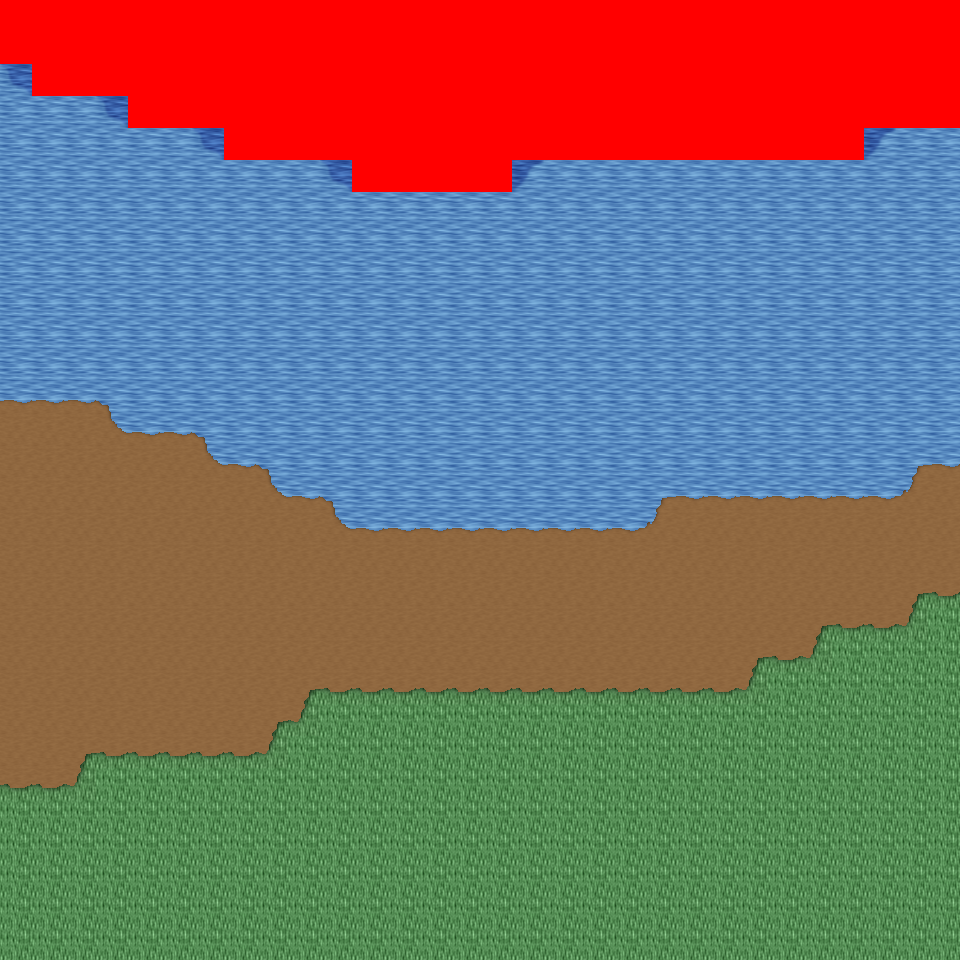

Rendered tile map (Tiled .tmx) drawn with the repository's tilesets; below, a short description and the map source with its tile grids summarised:
An orthogonal 30x30 tile map with 32x32 px tiles, 6 tile layers (Ground, Object, Object2, Above, ...), 10 tilesets and 3 objects (3x mapExit).

<map version="1.0" orientation="orthogonal" renderorder="right-down" width="30" height="30" tilewidth="32" tileheight="32" nextobjectid="4">
  <tileset firstgid="1" name="tileset_logic_collision" tilewidth="32" tileheight="32" tilecount="1" columns="1">
    <image source="../drawable/tileset_logic_collision.png" width="32" height="32" />
  </tileset>
  <tileset firstgid="2" name="tileset_ground_ground" tilewidth="32" tileheight="32" tilecount="33" columns="3">
    <image source="../drawable/tileset_ground_ground.png" width="96" height="352" />
  </tileset>
  <tileset firstgid="35" name="tileset_ground_earth_edges" tilewidth="32" tileheight="32" tilecount="18" columns="6">
    <image source="../drawable/tileset_ground_earth_edges.png" width="192" height="96" />
  </tileset>
  <tileset firstgid="53" name="tileset_ground_grass_corners" tilewidth="32" tileheight="32" tilecount="24" columns="6">
    <image source="../drawable/tileset_ground_grass_corners.png" width="192" height="128" />
  </tileset>
  <tileset firstgid="77" name="tileset_ground_grass_edges" tilewidth="32" tileheight="32" tilecount="36" columns="12">
    <image source="../drawable/tileset_ground_grass_edges.png" width="384" height="96" />
  </tileset>
  <tileset firstgid="113" name="tileset_ground_water_pool" tilewidth="32" tileheight="32" tilecount="72" columns="3">
    <image source="../drawable/tileset_ground_water_pool.png" width="96" height="768" />
  </tileset>
  <tileset firstgid="185" name="tileset_ground_ridge_earth_pale" tilewidth="32" tileheight="32" tilecount="96" columns="12">
    <image source="../drawable/tileset_ground_ridge_earth_pale.png" width="384" height="256" />
  </tileset>
  <tileset firstgid="281" name="tileset_ground_ridge_earth_dark" tilewidth="32" tileheight="32" tilecount="96" columns="12">
    <image source="../drawable/tileset_ground_ridge_earth_dark.png" width="384" height="256" />
  </tileset>
  <tileset firstgid="377" name="tileset_plant_stump_stump_vertical" tilewidth="32" tileheight="32" tilecount="1" columns="1">
    <image source="../drawable/tileset_plant_stump_stump_vertical.png" width="32" height="32" />
  </tileset>
  <tileset firstgid="378" name="tileset_plant_tree_tree_darkgreen" tilewidth="32" tileheight="32" tilecount="88" columns="8">
    <image source="../drawable/tileset_plant_tree_tree_darkgreen.png" width="256" height="352" />
  </tileset>
  <layer name="Ground" width="30" height="30">
    <data>[900 cells, 900 non-empty, 7 distinct tile ids]</data>
  </layer>
  <layer name="Object" width="30" height="30">
    <data>[900 cells, 72 non-empty, 8 distinct tile ids]</data>
  </layer>
  <layer name="Object2" width="30" height="30">
    <data>[900 cells, 0 non-empty, 0 distinct tile ids]</data>
  </layer>
  <layer name="Above" width="30" height="30">
    <data>[900 cells, 0 non-empty, 0 distinct tile ids]</data>
  </layer>
  <layer name="Above2" width="30" height="30">
    <data>[900 cells, 0 non-empty, 0 distinct tile ids]</data>
  </layer>
  <layer name="Walkable" width="30" height="30">
    <data>[900 cells, 140 non-empty, 1 distinct tile ids]</data>
  </layer>
  <objectgroup name="MapEvents">
    <object id="1" name="south" type="mapExit" x="0" y="928" width="960" height="32">
      <properties>
        <property name="map" value="level_0_x2_y78" />
        <property name="x" value="0" />
        <property name="y" value="1" />
      </properties>
    </object>
    <object id="2" name="west" type="mapExit" x="0" y="64" width="32" height="896">
      <properties>
        <property name="map" value="level_0_x1_y77" />
        <property name="x" value="28" />
        <property name="y" value="2" />
      </properties>
    </object>
    <object id="3" name="east" type="mapExit" x="928" y="128" width="32" height="832">
      <properties>
        <property name="map" value="level_0_x3_y77" />
        <property name="x" value="1" />
        <property name="y" value="4" />
      </properties>
    </object>
  </objectgroup>
</map>
